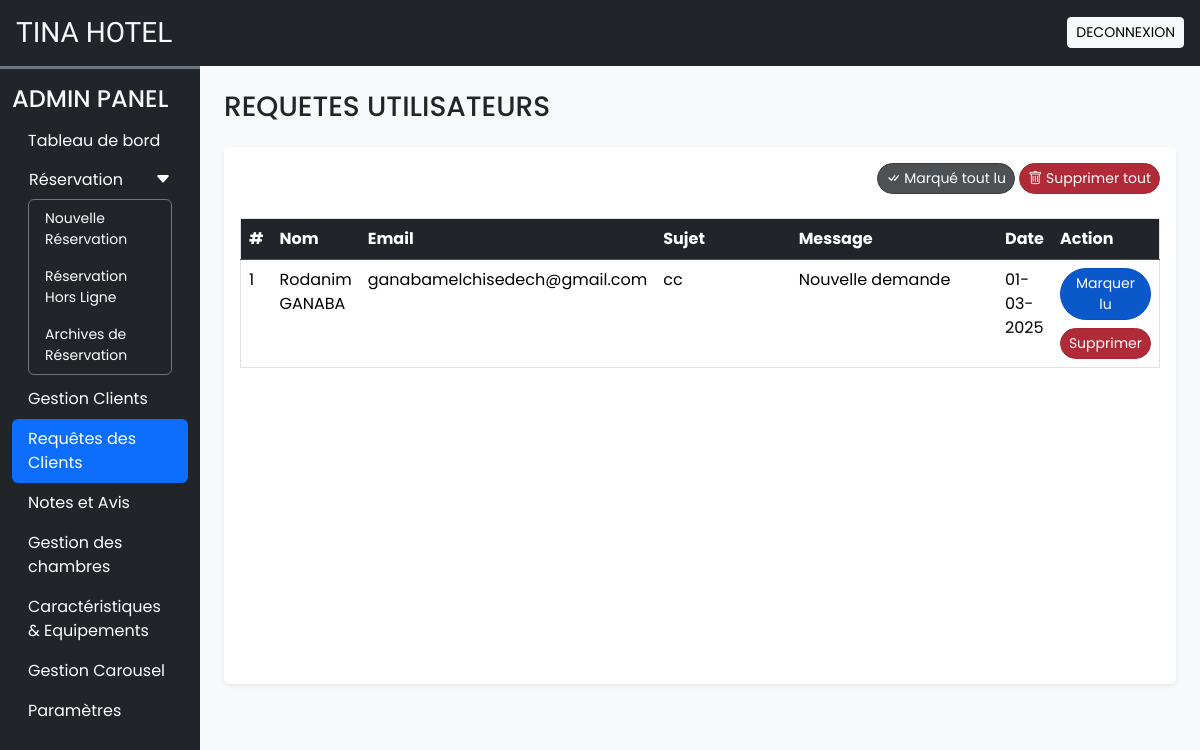
Screenshot of /admin/user_queries.php (signed in) with the database file from the repository.
### tables this page shows
CREATE TABLE `user_queries` (
  `sr_no` int NOT NULL,
  `name` varchar(50) NOT NULL,
  `email` varchar(150) NOT NULL,
  `subject` varchar(200) NOT NULL,
  `message` varchar(500) NOT NULL,
  `datentime` datetime NOT NULL,
  `seen` tinyint NOT NULL DEFAULT '0'
);

### admin/user_queries.php (the view, shortened to what this page needs)
<!DOCTYPE html>
<html lang="en">
<?php require('includes/links.php') ?>
</head>
<body class="bg-light">
    <?php require('includes/header.php') ?>
    <div class="container-fluid" id="main-content">
        <div class="row">
            <div class="col-lg-10 ms-auto p-4 overflow-hidden">
                <h3 class="mb-4">REQUETES UTILISATEURS</h3>
                <div class="card border-0 shadow-sm mb-4">
                    <div class="card-body">
                    <div class="text-end mb-4">
                        <a href="?seen=all" class="btn btn-dark rounded-pill shadow-none btn-sm">
                            <i class="bi bi-check-all"></i> Marqué tout lu
                        </a>
                        <a href="?del=all" class="btn btn-danger rounded-pill shadow-none btn-sm">
                            <i class="bi bi-trash"></i> Supprimer tout
                        </a>
                    </div>
                        <div class="table-responsive-md" style="height: 450px; overflow-y: scroll;">
                            <table class="table table-hover border">
                                <thead class="sticky-top" >
                                    <tr class="table-dark text-light" >
                                        <th scope="col">#</th>
                                        <th scope="col">Nom</th>
                                        <th scope="col">Email</th>
                                        <th scope="col" width="20%">Sujet</th>
                                        <th scope="col" width="30%">Message</th>
                                        <th scope="col">Date</th>
                                        <th scope="col">Action</th>
                                    </tr>
                                </thead>
                                <tbody>
                                    <?php
                                        $q = "SELECT * FROM `user_queries` ORDER BY `sr_no` DESC";
                                        $data = mysqli_query($con, $q);
                                        $i = 1;
                                        while($row = mysqli_fetch_assoc($data)){
                                            $date= date('d-m-Y',strtotime($row['datentime']));
                                            $seen = '';
                                            if($row['seen'] != 1){
                                                $seen = "<a href='?seen=$row[sr_no]' class='btn btn-primary btn-sm rounded-pill'>Marquer lu</a> <br>";
                                            }
                                            $seen.="<a href='?del=$row[sr_no]' class='btn btn-danger btn-sm rounded-pill mt-2'>Supprimer</a>";
                                            echo<<<query
                                                <tr>
                                                    <td>$i</td>
                                                    <td>$row[name]</td>
                                                    <td>$row[email]</td>
                                                    <td>$row[subject]</td>
                                                    <td>$row[message]</td>
                                                    <td>$date</td>
                                                    <td>$seen</td>
                                                </tr>
                                            query;
                                            $i++;
                                        }
                                    ?>
                                </tbody>
                            </table>
                        </div>
                    </div>
                </div>
            </div>
        </div>
    </div>
</body>
</html>

### admin/css/common.css (style rules this page uses)
:root { --teal: #2ec1ac; --teal_hover: #279e8c; }
* { font-family: 'Poppins', sans-serif; }

### rows the page displays
user_queries: name "Rodanim GANABA", email "ganabamelchisedech@gmail.com", subject "cc", message "Nouvelle demande", datentime "01-03-2025"
